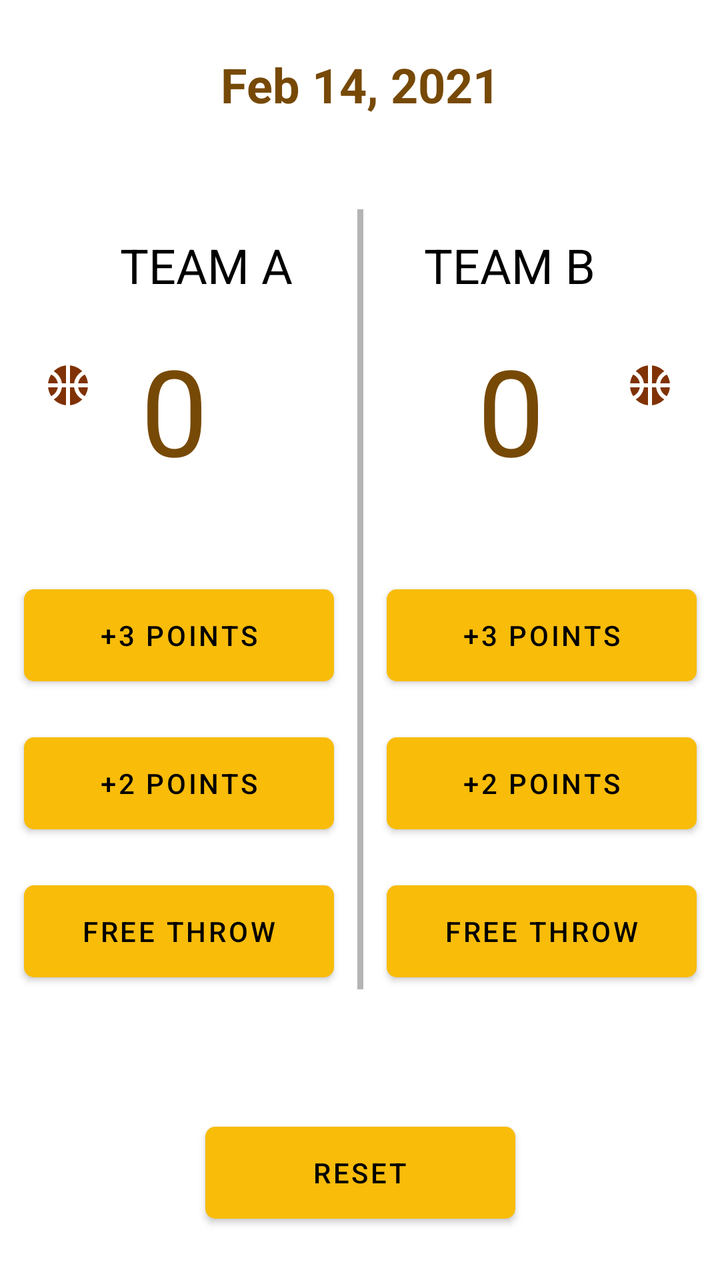
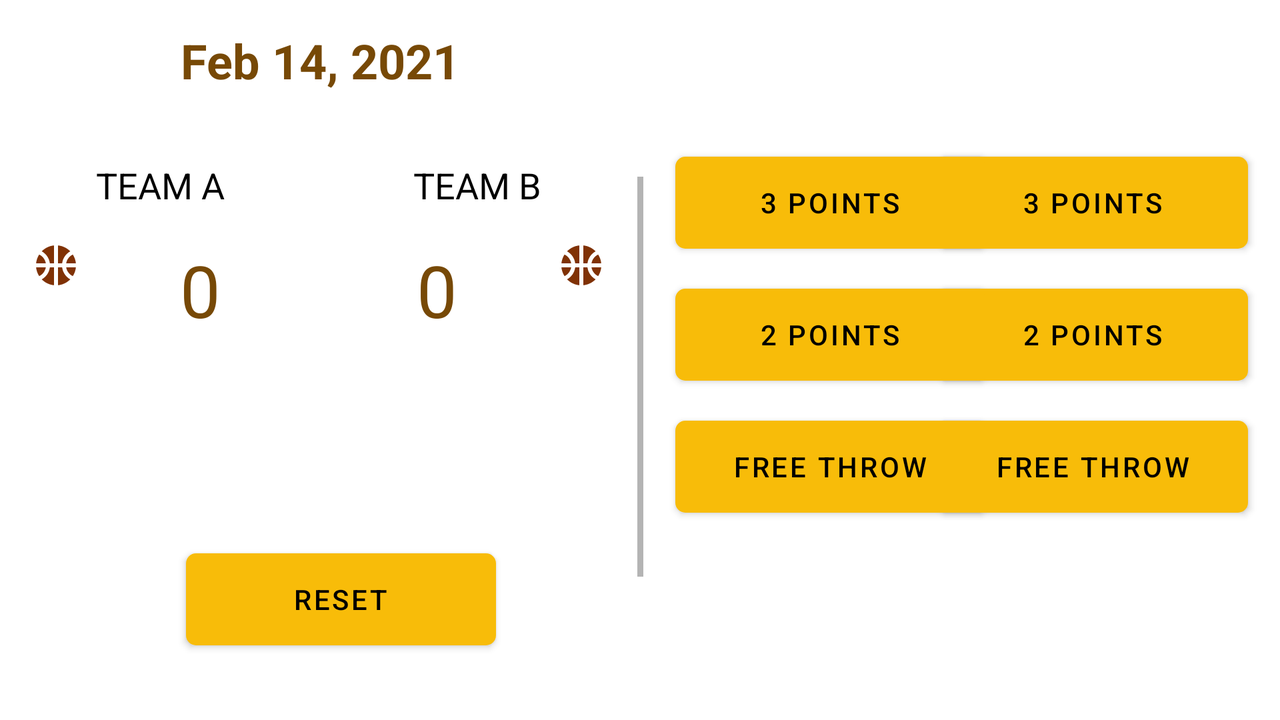

One screen, two layout resources from the same app: the default and the repository's alternative for another configuration. Each is rendered where Android would select it; the XML of both is given below.
<!-- AndroidManifest.xml: application theme Theme.CourtCounter -->
<!-- res/layout/activity_main.xml -->
<?xml version="1.0" encoding="utf-8"?>
<androidx.constraintlayout.widget.ConstraintLayout xmlns:android="http://schemas.android.com/apk/res/android"
    xmlns:app="http://schemas.android.com/apk/res-auto"
    xmlns:tools="http://schemas.android.com/tools"
    android:layout_width="match_parent"
    android:layout_height="match_parent"
    tools:context=".ui.MainActivity">

    <Button
        android:id="@+id/button_reset"
        android:layout_width="155dp"
        android:layout_height="58dp"
        android:layout_marginTop="24dp"
        android:layout_marginBottom="24dp"
        android:text="Reset"
        android:textColor="@color/black"
        app:cornerRadius="5dp"
        app:layout_constraintBottom_toBottomOf="parent"
        app:layout_constraintEnd_toEndOf="parent"
        app:layout_constraintStart_toStartOf="parent"
        app:layout_constraintTop_toBottomOf="@+id/button_team_b_free_throw"
        app:layout_constraintVertical_bias="0.985" />

    <TextView
        android:id="@+id/textView_team_a_score"
        android:layout_width="wrap_content"
        android:layout_height="wrap_content"
        android:layout_marginTop="16dp"
        android:layout_marginEnd="16dp"
        android:text="0"
        android:textColor="#774906"
        android:textSize="60sp"
        android:visibility="visible"
        app:layout_constraintEnd_toStartOf="@+id/view3"
        app:layout_constraintHorizontal_bias="0.294"
        app:layout_constraintStart_toEndOf="@+id/imageView"
        app:layout_constraintTop_toBottomOf="@+id/textView_team_a_name" />

    <Button
        android:id="@+id/button_team_b_three_points"
        android:layout_width="155dp"
        android:layout_height="58dp"
        android:layout_marginStart="16dp"
        android:layout_marginTop="44dp"
        android:layout_marginEnd="16dp"
        android:text="+3 Points"
        android:textColor="@color/black"
        app:cornerRadius="5dp"
        app:layout_constraintEnd_toEndOf="parent"
        app:layout_constraintStart_toEndOf="@+id/view3"
        app:layout_constraintTop_toBottomOf="@+id/textView_team_b_score" />

    <Button
        android:id="@+id/button_team_b_two_points"
        android:layout_width="155dp"
        android:layout_height="58dp"
        android:layout_marginStart="16dp"
        android:layout_marginTop="16dp"
        android:layout_marginEnd="16dp"
        android:text="+2 Points"
        android:textColor="@color/black"
        app:cornerRadius="5dp"
        app:layout_constraintEnd_toEndOf="parent"
        app:layout_constraintStart_toEndOf="@+id/view3"
        app:layout_constraintTop_toBottomOf="@+id/button_team_b_three_points" />

    <Button
        android:id="@+id/button_team_b_free_throw"
        android:layout_width="155dp"
        android:layout_height="58dp"
        android:layout_marginStart="16dp"
        android:layout_marginTop="16dp"
        android:layout_marginEnd="16dp"
        android:text="Free Throw"
        android:textColor="@color/black"
        app:cornerRadius="5dp"
        app:layout_constraintEnd_toEndOf="parent"
        app:layout_constraintStart_toEndOf="@+id/view3"
        app:layout_constraintTop_toBottomOf="@+id/button_team_b_two_points" />

    <Button
        android:id="@+id/button_team_a_three_points"
        android:layout_width="155dp"
        android:layout_height="58dp"
        android:layout_marginStart="16dp"
        android:layout_marginTop="44dp"
        android:layout_marginEnd="16dp"
        android:clickable="true"
        android:text="+3 Points"
        android:textColor="@color/black"
        app:cornerRadius="5dp"
        app:layout_constraintEnd_toStartOf="@+id/view3"
        app:layout_constraintStart_toStartOf="parent"
        app:layout_constraintTop_toBottomOf="@+id/textView_team_a_score" />

    <Button
        android:id="@+id/button_team_a_two_points"
        android:layout_width="155dp"
        android:layout_height="58dp"
        android:layout_marginStart="16dp"
        android:layout_marginTop="16dp"
        android:layout_marginEnd="16dp"
        android:text="+2 Points"
        android:textColor="@color/black"
        app:cornerRadius="5dp"
        app:layout_constraintEnd_toStartOf="@+id/view3"
        app:layout_constraintStart_toStartOf="parent"
        app:layout_constraintTop_toBottomOf="@+id/button_team_a_three_points" />

    <Button
        android:id="@+id/button_team_a_free_throw"
        android:layout_width="155dp"
        android:layout_height="58dp"
        android:layout_marginStart="16dp"
        android:layout_marginTop="16dp"
        android:layout_marginEnd="16dp"
        android:text="Free Throw"
        android:textColor="@color/black"
        app:cornerRadius="5dp"
        app:layout_constraintEnd_toStartOf="@+id/view3"
        app:layout_constraintStart_toStartOf="parent"
        app:layout_constraintTop_toBottomOf="@+id/button_team_a_two_points" />

    <TextView
        android:id="@+id/textView_team_b_score"
        android:layout_width="wrap_content"
        android:layout_height="wrap_content"
        android:layout_marginStart="16dp"
        android:layout_marginTop="16dp"
        android:text="0"
        android:textColor="#774906"
        android:textSize="60sp"
        app:layout_constraintEnd_toStartOf="@+id/imageView2"
        app:layout_constraintStart_toEndOf="@+id/view3"
        app:layout_constraintTop_toBottomOf="@+id/textView_team_b_name" />

    <TextView
        android:id="@+id/textView_team_a_name"
        android:layout_width="wrap_content"
        android:layout_height="wrap_content"
        android:layout_marginStart="60dp"
        android:layout_marginTop="48dp"
        android:layout_marginEnd="16dp"
        android:text="Team A"
        android:textAlignment="center"
        android:textAllCaps="true"
        android:textColor="@color/black"
        android:textSize="24sp"
        app:layout_constraintEnd_toStartOf="@+id/view3"
        app:layout_constraintHorizontal_bias="0.0"
        app:layout_constraintStart_toStartOf="parent"
        app:layout_constraintTop_toBottomOf="@+id/textView_game_date" />

    <TextView
        android:id="@+id/textView_team_b_name"
        android:layout_width="wrap_content"
        android:layout_height="wrap_content"
        android:layout_marginStart="16dp"
        android:layout_marginTop="48dp"
        android:layout_marginEnd="60dp"
        android:text="Team B"
        android:textAlignment="center"
        android:textAllCaps="true"
        android:textColor="@color/black"
        android:textSize="24sp"
        app:layout_constraintEnd_toEndOf="parent"
        app:layout_constraintHorizontal_bias="0.864"
        app:layout_constraintStart_toEndOf="@+id/view3"
        app:layout_constraintTop_toBottomOf="@+id/textView_game_date" />

    <View
        android:id="@+id/view3"
        android:layout_width="3dp"
        android:layout_height="390dp"
        android:background="#4B000000"
        android:backgroundTint="@color/black"
        app:layout_constraintBottom_toBottomOf="@+id/button_team_a_free_throw"
        app:layout_constraintEnd_toEndOf="parent"
        app:layout_constraintStart_toStartOf="parent"
        app:layout_constraintTop_toTopOf="@+id/textView_team_a_score"
        app:layout_constraintVertical_bias="1.0" />

    <TextView
        android:id="@+id/textView_game_date"
        android:layout_width="wrap_content"
        android:layout_height="wrap_content"
        android:layout_marginTop="16dp"
        android:padding="10dp"
        android:textAlignment="center"
        android:textAllCaps="false"
        android:textColor="#774906"
        android:textSize="24sp"
        android:textStyle="bold"
        app:layout_constraintEnd_toEndOf="parent"
        app:layout_constraintStart_toStartOf="parent"
        app:layout_constraintTop_toTopOf="parent"
        tools:text="Feb 14, 2021" />

    <ImageView
        android:id="@+id/imageView"
        android:layout_width="wrap_content"
        android:layout_height="wrap_content"
        android:layout_marginStart="24dp"
        android:layout_marginTop="16dp"
        android:layout_marginEnd="16dp"
        app:layout_constraintEnd_toStartOf="@+id/textView_team_a_name"
        app:layout_constraintStart_toStartOf="parent"
        app:layout_constraintTop_toTopOf="@+id/textView_team_a_score"
        app:srcCompat="@drawable/ic_baseline_sports_basketball_24" />

    <ImageView
        android:id="@+id/imageView2"
        android:layout_width="wrap_content"
        android:layout_height="wrap_content"
        android:layout_marginStart="16dp"
        android:layout_marginTop="16dp"
        android:layout_marginEnd="24dp"
        app:layout_constraintEnd_toEndOf="parent"
        app:layout_constraintStart_toEndOf="@+id/textView_team_b_name"
        app:layout_constraintTop_toTopOf="@+id/textView_team_b_score"
        app:srcCompat="@drawable/ic_baseline_sports_basketball_24" />

</androidx.constraintlayout.widget.ConstraintLayout>
<!-- resources referenced by this layout -->
<resources>
  <color name="black">#FF000000</color>
  <!-- drawable ic_baseline_sports_basketball_24 (drawable) -->
  <vector android:height="24dp"
      android:tint="#803205"
      android:viewportHeight="24"
      android:viewportWidth="24"
      android:width="24dp"
      xmlns:android="http://schemas.android.com/apk/res/android">
      <path
          android:fillColor="@android:color/white"
          android:pathData="M17.09,11h4.86c-0.16,-1.61 -0.71,-3.11 -1.54,-4.4C18.68,7.43 17.42,9.05 17.09,11z" />
      <path
          android:fillColor="@android:color/white"
          android:pathData="M6.91,11C6.58,9.05 5.32,7.43 3.59,6.6C2.76,7.89 2.21,9.39 2.05,11H6.91z" />
      <path
          android:fillColor="@android:color/white"
          android:pathData="M15.07,11c0.32,-2.59 1.88,-4.79 4.06,-6c-1.6,-1.63 -3.74,-2.71 -6.13,-2.95V11H15.07z" />
      <path
          android:fillColor="@android:color/white"
          android:pathData="M8.93,11H11V2.05C8.61,2.29 6.46,3.37 4.87,5C7.05,6.21 8.61,8.41 8.93,11z" />
      <path
          android:fillColor="@android:color/white"
          android:pathData="M15.07,13H13v8.95c2.39,-0.24 4.54,-1.32 6.13,-2.95C16.95,17.79 15.39,15.59 15.07,13z" />
      <path
          android:fillColor="@android:color/white"
          android:pathData="M3.59,17.4c1.72,-0.83 2.99,-2.46 3.32,-4.4H2.05C2.21,14.61 2.76,16.11 3.59,17.4z" />
      <path
          android:fillColor="@android:color/white"
          android:pathData="M17.09,13c0.33,1.95 1.59,3.57 3.32,4.4c0.83,-1.29 1.38,-2.79 1.54,-4.4H17.09z" />
      <path
          android:fillColor="@android:color/white"
          android:pathData="M8.93,13c-0.32,2.59 -1.88,4.79 -4.06,6c1.6,1.63 3.74,2.71 6.13,2.95V13H8.93z" />
  </vector>
  <style name="Theme.CourtCounter" parent="Theme.MaterialComponents.DayNight.DarkActionBar">
          
          <item name="colorPrimary">@color/yellow</item>
          <item name="colorPrimaryVariant">@color/yellow</item>
          <item name="colorOnPrimary">@color/white</item>
          
          <item name="colorSecondary">@color/yellow</item>
          <item name="colorSecondaryVariant">@color/teal_700</item>
          <item name="colorOnSecondary">@color/black</item>
          
          <item name="android:statusBarColor" tools:targetApi="l">?attr/colorPrimaryVariant</item>
          
      </style>
  <color name="yellow">#FFF8BC09</color>
  <color name="white">#FFFFFFFF</color>
  <color name="teal_700">#FF018786</color>
</resources>
<!-- res/layout-land/activity_main.xml (the repository's variant of the layout above) -->
<!-- drawn on the phone turned sideways -->
<?xml version="1.0" encoding="utf-8"?>
<androidx.constraintlayout.widget.ConstraintLayout xmlns:android="http://schemas.android.com/apk/res/android"
    xmlns:app="http://schemas.android.com/apk/res-auto"
    xmlns:tools="http://schemas.android.com/tools"
    android:layout_width="match_parent"
    android:layout_height="match_parent"
    tools:context=".ui.MainActivity">

    <Button
        android:id="@+id/button_reset"
        android:layout_width="155dp"
        android:layout_height="58dp"
        android:layout_marginStart="88dp"
        android:layout_marginTop="32dp"
        android:layout_marginBottom="16dp"
        android:text="@string/reset"
        android:textColor="@color/black"
        app:cornerRadius="5dp"
        app:layout_constraintBottom_toBottomOf="parent"
        app:layout_constraintEnd_toStartOf="@+id/view3"
        app:layout_constraintHorizontal_bias="0.066"
        app:layout_constraintStart_toStartOf="parent"
        app:layout_constraintTop_toBottomOf="@+id/textView_team_a_score"
        app:layout_constraintVertical_bias="0.818" />

    <TextView
        android:id="@+id/textView_team_a_score"
        android:layout_width="wrap_content"
        android:layout_height="wrap_content"
        android:layout_marginStart="50dp"
        android:layout_marginTop="16dp"
        android:text="@string/zero"
        android:textColor="#774906"
        android:textSize="36sp"
        android:visibility="visible"
        app:layout_constraintStart_toEndOf="@+id/imageView"
        app:layout_constraintTop_toBottomOf="@+id/textView_team_a_name" />

    <Button
        android:id="@+id/button_team_b_three_points"
        android:layout_width="155dp"
        android:layout_height="58dp"
        android:layout_marginEnd="16dp"
        android:text="@string/three_points"
        android:textColor="@color/black"
        app:cornerRadius="5dp"
        app:layout_constraintEnd_toEndOf="parent"
        app:layout_constraintTop_toTopOf="@+id/button_team_a_three_points" />

    <Button
        android:id="@+id/button_team_b_two_points"
        android:layout_width="155dp"
        android:layout_height="58dp"
        android:layout_marginTop="8dp"
        android:layout_marginEnd="16dp"
        android:text="@string/two_points"
        android:textColor="@color/black"
        app:cornerRadius="5dp"
        app:layout_constraintEnd_toEndOf="parent"
        app:layout_constraintTop_toBottomOf="@+id/button_team_b_three_points" />

    <Button
        android:id="@+id/button_team_b_free_throw"
        android:layout_width="155dp"
        android:layout_height="58dp"
        android:layout_marginTop="8dp"
        android:layout_marginEnd="16dp"
        android:layout_marginBottom="24dp"
        android:text="@string/free_throw"
        android:textColor="@color/black"
        app:cornerRadius="5dp"
        app:layout_constraintBottom_toBottomOf="parent"
        app:layout_constraintEnd_toEndOf="parent"
        app:layout_constraintTop_toBottomOf="@+id/button_team_b_two_points"
        app:layout_constraintVertical_bias="0.0" />

    <Button
        android:id="@+id/button_team_a_three_points"
        android:layout_width="155dp"
        android:layout_height="58dp"
        android:layout_marginTop="16dp"
        android:clickable="true"
        android:text="@string/three_points"
        android:textColor="@color/black"
        app:cornerRadius="5dp"
        app:layout_constraintStart_toStartOf="@+id/button_team_a_two_points"
        app:layout_constraintTop_toBottomOf="@+id/textView_game_date" />

    <Button
        android:id="@+id/button_team_a_two_points"
        android:layout_width="155dp"
        android:layout_height="58dp"
        android:layout_marginStart="16dp"
        android:layout_marginTop="8dp"
        android:text="@string/two_points"
        android:textColor="@color/black"
        app:cornerRadius="5dp"
        app:layout_constraintStart_toEndOf="@+id/view3"
        app:layout_constraintTop_toBottomOf="@+id/button_team_a_three_points" />

    <Button
        android:id="@+id/button_team_a_free_throw"
        android:layout_width="155dp"
        android:layout_height="58dp"
        android:layout_marginTop="8dp"
        android:layout_marginBottom="24dp"
        android:text="@string/free_throw"
        android:textColor="@color/black"
        app:cornerRadius="5dp"
        app:layout_constraintBottom_toBottomOf="parent"
        app:layout_constraintStart_toStartOf="@+id/button_team_a_two_points"
        app:layout_constraintTop_toBottomOf="@+id/button_team_a_two_points"
        app:layout_constraintVertical_bias="0.0" />

    <TextView
        android:id="@+id/textView_team_b_score"
        android:layout_width="wrap_content"
        android:layout_height="wrap_content"
        android:layout_marginTop="16dp"
        android:layout_marginEnd="50dp"
        android:text="@string/zero"
        android:textColor="#774906"
        android:textSize="36sp"
        app:layout_constraintEnd_toStartOf="@+id/imageView2"
        app:layout_constraintTop_toBottomOf="@+id/textView_team_b_name" />

    <TextView
        android:id="@+id/textView_team_a_name"
        android:layout_width="wrap_content"
        android:layout_height="wrap_content"
        android:layout_marginStart="48dp"
        android:layout_marginTop="24dp"
        android:text="@string/team_a"
        android:textAlignment="center"
        android:textAllCaps="true"
        android:textColor="@color/black"
        android:textSize="18sp"
        app:layout_constraintStart_toStartOf="parent"
        app:layout_constraintTop_toBottomOf="@+id/textView_game_date" />

    <TextView
        android:id="@+id/textView_team_b_name"
        android:layout_width="wrap_content"
        android:layout_height="wrap_content"
        android:layout_marginTop="24dp"
        android:layout_marginEnd="48dp"
        android:text="@string/team_b"
        android:textAlignment="center"
        android:textAllCaps="true"
        android:textColor="@color/black"
        android:textSize="18sp"
        app:layout_constraintEnd_toStartOf="@+id/view3"
        app:layout_constraintTop_toBottomOf="@+id/textView_game_date" />

    <View
        android:id="@+id/view3"
        android:layout_width="3dp"
        android:layout_height="200dp"
        android:layout_marginTop="32dp"
        android:layout_marginBottom="24dp"
        android:background="#4B000000"
        android:backgroundTint="@color/black"
        app:layout_constraintBottom_toBottomOf="@+id/button_reset"
        app:layout_constraintEnd_toEndOf="parent"
        app:layout_constraintStart_toStartOf="parent"
        app:layout_constraintTop_toBottomOf="@+id/textView_game_date"
        app:layout_constraintVertical_bias="0.0" />

    <TextView
        android:id="@+id/textView_game_date"
        android:layout_width="wrap_content"
        android:layout_height="wrap_content"
        android:layout_marginTop="4dp"
        android:padding="10dp"
        android:textAlignment="center"
        android:textAllCaps="false"
        android:textColor="#774906"
        android:textSize="24sp"
        android:textStyle="bold"
        app:layout_constraintEnd_toEndOf="parent"
        app:layout_constraintHorizontal_bias="0.167"
        app:layout_constraintStart_toStartOf="parent"
        app:layout_constraintTop_toTopOf="parent"
        tools:text="Feb 14, 2021" />

    <ImageView
        android:id="@+id/imageView"
        android:layout_width="wrap_content"
        android:layout_height="wrap_content"
        android:layout_marginStart="16dp"
        app:layout_constraintStart_toStartOf="parent"
        app:layout_constraintTop_toTopOf="@+id/textView_team_a_score"
        app:srcCompat="@drawable/ic_baseline_sports_basketball_24" />

    <ImageView
        android:id="@+id/imageView2"
        android:layout_width="wrap_content"
        android:layout_height="wrap_content"
        android:layout_marginEnd="16dp"
        app:layout_constraintEnd_toStartOf="@+id/view3"
        app:layout_constraintTop_toTopOf="@+id/textView_team_b_score"
        app:srcCompat="@drawable/ic_baseline_sports_basketball_24" />

</androidx.constraintlayout.widget.ConstraintLayout>
<!-- resources referenced by the variant -->
<!-- as the phone turned sideways resolves them -->
<resources>
  <color name="black">#FF000000</color>
  <!-- drawable ic_baseline_sports_basketball_24 (drawable) -->
  <vector android:height="24dp"
      android:tint="#803205"
      android:viewportHeight="24"
      android:viewportWidth="24"
      android:width="24dp"
      xmlns:android="http://schemas.android.com/apk/res/android">
      <path
          android:fillColor="@android:color/white"
          android:pathData="M17.09,11h4.86c-0.16,-1.61 -0.71,-3.11 -1.54,-4.4C18.68,7.43 17.42,9.05 17.09,11z" />
      <path
          android:fillColor="@android:color/white"
          android:pathData="M6.91,11C6.58,9.05 5.32,7.43 3.59,6.6C2.76,7.89 2.21,9.39 2.05,11H6.91z" />
      <path
          android:fillColor="@android:color/white"
          android:pathData="M15.07,11c0.32,-2.59 1.88,-4.79 4.06,-6c-1.6,-1.63 -3.74,-2.71 -6.13,-2.95V11H15.07z" />
      <path
          android:fillColor="@android:color/white"
          android:pathData="M8.93,11H11V2.05C8.61,2.29 6.46,3.37 4.87,5C7.05,6.21 8.61,8.41 8.93,11z" />
      <path
          android:fillColor="@android:color/white"
          android:pathData="M15.07,13H13v8.95c2.39,-0.24 4.54,-1.32 6.13,-2.95C16.95,17.79 15.39,15.59 15.07,13z" />
      <path
          android:fillColor="@android:color/white"
          android:pathData="M3.59,17.4c1.72,-0.83 2.99,-2.46 3.32,-4.4H2.05C2.21,14.61 2.76,16.11 3.59,17.4z" />
      <path
          android:fillColor="@android:color/white"
          android:pathData="M17.09,13c0.33,1.95 1.59,3.57 3.32,4.4c0.83,-1.29 1.38,-2.79 1.54,-4.4H17.09z" />
      <path
          android:fillColor="@android:color/white"
          android:pathData="M8.93,13c-0.32,2.59 -1.88,4.79 -4.06,6c1.6,1.63 3.74,2.71 6.13,2.95V13H8.93z" />
  </vector>
  <string name="free_throw">Free Throw</string>
  <string name="reset">Reset</string>
  <string name="team_a">Team A</string>
  <string name="team_b">Team B</string>
  <string name="three_points">3 Points</string>
  <string name="two_points">2 Points</string>
  <string name="zero">0</string>
  <style name="Theme.CourtCounter" parent="Theme.MaterialComponents.DayNight.DarkActionBar">
          
          <item name="colorPrimary">@color/yellow</item>
          <item name="colorPrimaryVariant">@color/yellow</item>
          <item name="colorOnPrimary">@color/white</item>
          
          <item name="colorSecondary">@color/yellow</item>
          <item name="colorSecondaryVariant">@color/teal_700</item>
          <item name="colorOnSecondary">@color/black</item>
          
          <item name="android:statusBarColor" tools:targetApi="l">?attr/colorPrimaryVariant</item>
          
      </style>
  <color name="yellow">#FFF8BC09</color>
  <color name="white">#FFFFFFFF</color>
  <color name="teal_700">#FF018786</color>
</resources>
